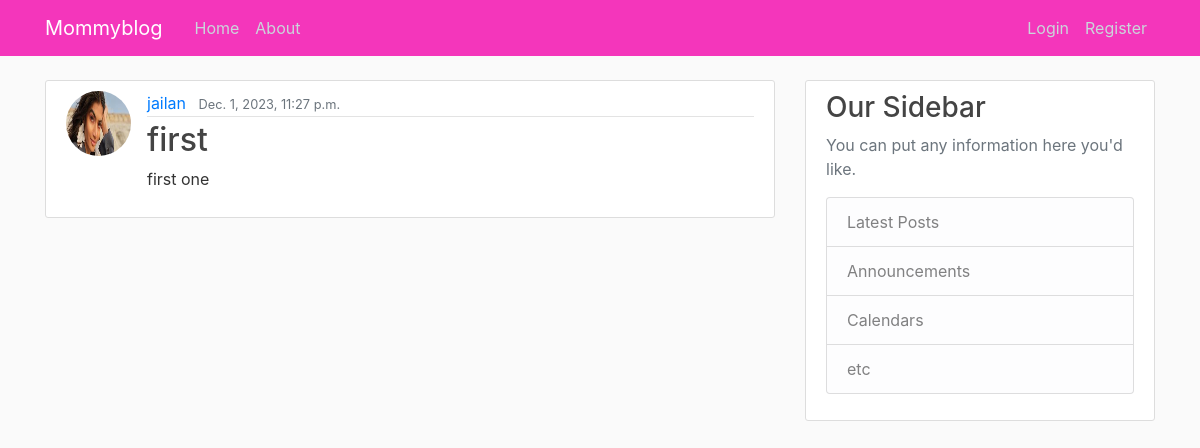
Before: / with the older database file.
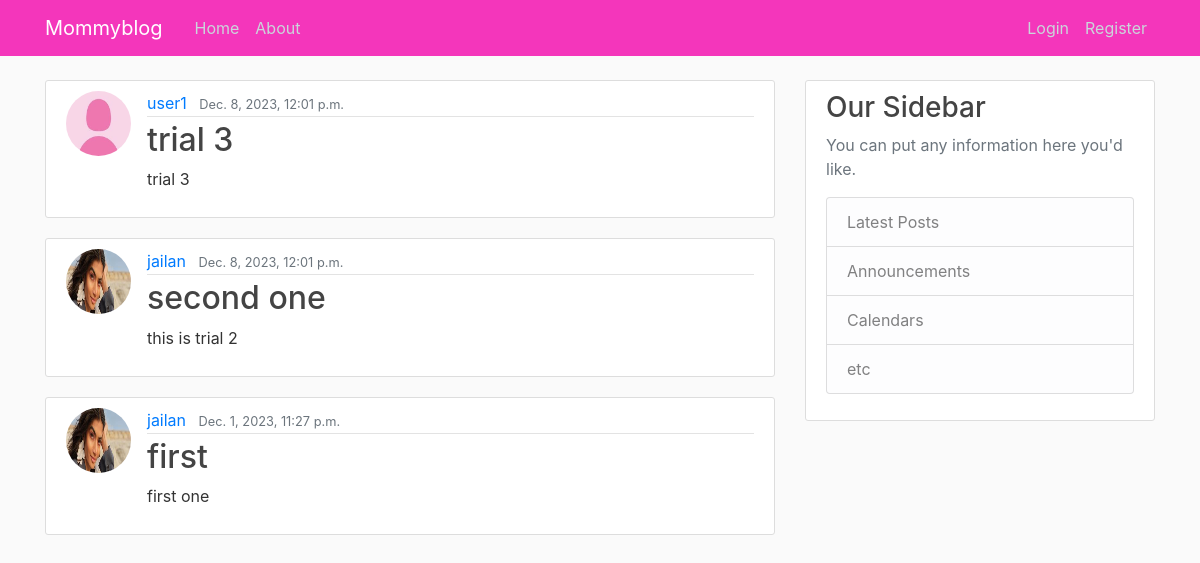
After: the same page with the newer database file.
### blog/models.py (models this page shows, shortened)
class Post(models.Model):
    title = models.CharField(max_length=200)
    content = models.TextField()
    date_posted = models.DateTimeField(default=timezone.now)
    author = models.ForeignKey(User, on_delete=models.CASCADE)

### users/models.py (models this page shows, shortened)
class Profile(models.Model):
    user = models.OneToOneField(User, on_delete=models.CASCADE)
    Bio = models.CharField(max_length=1000, blank=True)
    image = models.ImageField(default='default.jpg', upload_to='profile_photos')

### blog/views.py (the view)
# urls.py: path('', PostListView.as_view(), name='blog-home'),
class PostListView(ListView):
    model = Post
    template_name = 'blog/home.html'
    context_object_name = 'posts'
    ordering = ['-date_posted']

### templates/blog/home.html
{% extends "base.html" %}
{% block content %}
    {% for post in posts %}
    <article class="media content-section">
      <img class="rounded-circle article-img" src="{{ post.author.profile.image.url }}">
        <div class="media-body">
          <div class="article-metadata">
            <a class="mr-2" href="#">{{ post.author }}</a>
            <small class="text-muted">{{ post.date_posted }}</small>
          </div>
          <h2><a class="article-title" href="#">{{ post.title }}</a></h2>
          <p class="article-content">{{ post.content }}</p>
        </div>
    </article>
    {% endfor %}
{% endblock content %}

### templates/base.html (shortened to what this page needs)
{% load static %}
<!DOCTYPE html>
<html lang="en">
    <link rel="stylesheet" href="https://cdn.jsdelivr.net/npm/bootstrap@4.0.0/dist/css/bootstrap.min.css">
    <link rel="stylesheet"  href="{% static 'css/main.css' %}">
</head>
<body>
  <header class="site-header">
    <nav class="navbar navbar-expand-md navbar-dark bg-steel fixed-top">
      <div class="container">
        <a class="navbar-brand mr-4" href="{% url 'blog-home' %}">Mommyblog</a>
        <div class="collapse navbar-collapse" id="navbarToggle">
          <div class="navbar-nav mr-auto">
            <a class="nav-item nav-link" href="{% url 'blog-home' %}">Home</a>
            <a class="nav-item nav-link" href="{% url 'blog-about' %}">About</a>
          </div>
          <div class="navbar-nav">
            {% if user.is_authenticated %}
            <a class="nav-item nav-link" href="{% url 'users-profile' %}">profile</a>
            <a class="nav-item nav-link" href="{% url 'logout' %}">Logout</a>
            {% else %}
            <a class="nav-item nav-link" href="{% url 'login' %}">Login</a>
            <a class="nav-item nav-link" href="{% url 'users-register' %}">Register</a>
            {% endif %}
          </div>
        </div>
      </div>
    </nav>
  </header>
    <main role="main" class="container">
        <div class="row">
          <div class="col-md-8">
            {% block content %}{% endblock %}
          </div>
          <div class="col-md-4">
            <div class="content-section">
              <h3>Our Sidebar</h3>
              <p class='text-muted'>You can put any information here you'd like.
                <ul class="list-group">
                  <li class="list-group-item list-group-item-light">Latest Posts</li>
                  <li class="list-group-item list-group-item-light">Announcements</li>
                  <li class="list-group-item list-group-item-light">Calendars</li>
                  <li class="list-group-item list-group-item-light">etc</li>
                </ul>
              </p>
            </div>
          </div>
        </div>
    </main>
</body>
</html>

### Mommyblog/static/css/main.css (style rules this page uses)
body { background: #fafafa; color: #333333; margin-top: 5rem; }
h1, h2, h3, h4, h5, h6 { color: #444444; }
ul { margin: 0; }
.bg-steel { background-color: #f436bb; }
.site-header .navbar-nav .nav-link { color: #cbd5db; }
.content-section { background: #ffffff; padding: 10px 20px; border: 1px solid #dddddd; border-radius: 3px; margin-bottom: 20px; }
.article-title { color: #444444; }
.article-content { white-space: pre-line; }
.article-img { height: 65px; width: 65px; margin-right: 16px; }
.article-metadata { padding-bottom: 1px; margin-bottom: 4px; border-bottom: 1px solid #e3e3e3 }

Changed rows visible on the page:
added Post: author.profile.image (placeholder picture), author "user1", date_posted "Dec. 8, 2023, 12:01 p.m.", title "trial 3", content "trial 3"
added Post: author.profile.image (picture), author "jailan", date_posted "Dec. 8, 2023, 12:01 p.m.", title "second one", content "this is trial 2"
